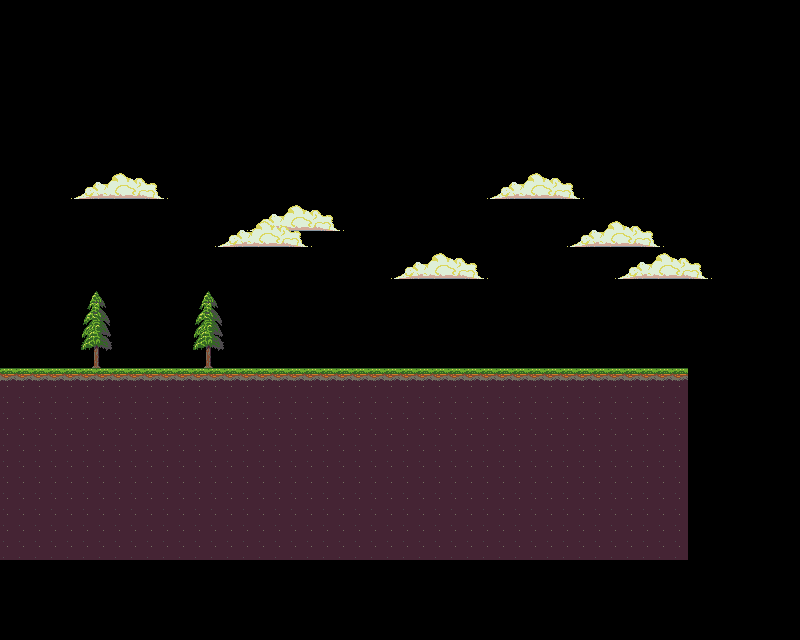

A level layout from a 2D game, rendered from its tile map. Below: a short description, then the map file with its tile-grid data intact:
An orthogonal 50x40 tile map with 16x16 px tiles, 1 tile layer (Tile Layer 1).

<map version="1.0" orientation="orthogonal" renderorder="right-down" width="50" height="40" tilewidth="16" tileheight="16" nextobjectid="1">
 <tileset firstgid="1" name="tiles" tilewidth="112" tileheight="80" tilecount="26" columns="0">
  <tile id="0">
   <image width="16" height="16" source="../tiles/images/tiles_background_clear.png" />
  </tile>
  <tile id="1">
   <image width="16" height="16" source="../tiles/images/tiles_background_detail1.png" />
  </tile>
  <tile id="2">
   <image width="16" height="16" source="../tiles/images/tiles_background_detail2.png" />
  </tile>
  <tile id="3">
   <image width="16" height="16" source="../tiles/images/tiles_background_detail3.png" />
  </tile>
  <tile id="4">
   <image width="16" height="16" source="../tiles/images/tiles_background_detail4.png" />
  </tile>
  <tile id="5">
   <image width="16" height="16" source="../tiles/images/tiles_background_nodetail.png" />
  </tile>
  <tile id="6">
   <image width="112" height="48" source="../tiles/images/tiles_cloud.png" />
  </tile>
  <tile id="7">
   <image width="16" height="16" source="../tiles/images/tiles_column_bottom.png" />
  </tile>
  <tile id="8">
   <image width="16" height="16" source="../tiles/images/tiles_column_mid.png" />
  </tile>
  <tile id="9">
   <image width="16" height="16" source="../tiles/images/tiles_column_top.png" />
  </tile>
  <tile id="10">
   <image width="16" height="16" source="../tiles/images/tiles_grass1.png" />
  </tile>
  <tile id="11">
   <image width="16" height="16" source="../tiles/images/tiles_grass2.png" />
  </tile>
  <tile id="12">
   <image width="16" height="16" source="../tiles/images/tiles_grass3.png" />
  </tile>
  <tile id="13">
   <image width="16" height="16" source="../tiles/images/tiles_grass4.png" />
  </tile>
  <tile id="14">
   <image width="16" height="16" source="../tiles/images/tiles_rock1.png" />
  </tile>
  <tile id="15">
   <image width="16" height="16" source="../tiles/images/tiles_rock2.png" />
  </tile>
  <tile id="16">
   <image width="16" height="16" source="../tiles/images/tiles_rock3.png" />
  </tile>
  <tile id="17">
   <image width="16" height="16" source="../tiles/images/tiles_rock4.png" />
  </tile>
  <tile id="18">
   <image width="16" height="16" source="../tiles/images/tiles_sky.png" />
  </tile>
  <tile id="19">
   <image width="16" height="16" source="../tiles/images/tiles_soil1.png" />
  </tile>
  <tile id="20">
   <image width="16" height="16" source="../tiles/images/tiles_soil2.png" />
  </tile>
  <tile id="21">
   <image width="16" height="16" source="../tiles/images/tiles_soil3.png" />
  </tile>
  <tile id="22">
   <image width="16" height="16" source="../tiles/images/tiles_soil4.png" />
  </tile>
  <tile id="23">
   <image width="32" height="80" source="../tiles/images/tiles_tree.png" />
  </tile>
  <tile id="24">
   <image width="16" height="16" source="../tiles/images/tiles_underground.png" />
  </tile>
  <tile id="25">
   <image width="16" height="16" source="../tiles/images/tiles_wall.png" />
  </tile>
 </tileset>
 <layer name="Tile Layer 1" width="50" height="40">
  <data encoding="csv">
0,0,0,0,0,0,0,0,0,0,0,0,0,0,0,0,0,0,0,0,0,0,0,0,0,0,0,0,0,0,0,0,0,0,0,0,0,0,0,0,0,0,0,0,0,0,0,0,0,0,
0,0,0,0,0,0,0,0,0,0,0,0,0,0,0,0,0,0,0,0,0,0,0,0,0,0,0,0,0,0,0,0,0,0,0,0,0,0,0,0,0,0,0,0,0,0,0,0,0,0,
0,0,0,0,0,0,0,0,0,0,0,0,0,0,0,0,0,0,0,0,0,0,0,0,0,0,0,0,0,0,0,0,0,0,0,0,0,0,0,0,0,0,0,0,0,0,0,0,0,0,
0,0,0,0,0,0,0,0,0,0,0,0,0,0,0,0,0,0,0,0,0,0,0,0,0,0,0,0,0,0,0,0,0,0,0,0,0,0,0,0,0,0,0,0,0,0,0,0,0,0,
0,0,0,0,0,0,0,0,0,0,0,0,0,0,0,0,0,0,0,0,0,0,0,0,0,0,0,0,0,0,0,0,0,0,0,0,0,0,0,0,0,0,0,0,0,0,0,0,0,0,
0,0,0,0,0,0,0,0,0,0,0,0,0,0,0,0,0,0,0,0,0,0,0,0,0,0,0,0,0,0,0,0,0,0,0,0,0,0,0,0,0,0,0,0,0,0,0,0,0,0,
0,0,0,0,0,0,0,0,0,0,0,0,0,0,0,0,0,0,0,0,0,0,0,0,0,0,0,0,0,0,0,0,0,0,0,0,0,0,0,0,0,0,0,0,0,0,0,0,0,0,
0,0,0,0,0,0,0,0,0,0,0,0,0,0,0,0,0,0,0,0,0,0,0,0,0,0,0,0,0,0,0,0,0,0,0,0,0,0,0,0,0,0,0,0,0,0,0,0,0,0,
0,0,0,0,0,0,0,0,0,0,0,0,0,0,0,0,0,0,0,0,0,0,0,0,0,0,0,0,0,0,0,0,0,0,0,0,0,0,0,0,0,0,0,0,0,0,0,0,0,0,
0,0,0,0,0,0,0,0,0,0,0,0,0,0,0,0,0,0,0,0,0,0,0,0,0,0,0,0,0,0,0,0,0,0,0,0,0,0,0,0,0,0,0,0,0,0,0,0,0,0,
0,0,0,0,0,0,0,0,0,0,0,0,0,0,0,0,0,0,0,0,0,0,0,0,0,0,0,0,0,0,0,0,0,0,0,0,0,0,0,0,0,0,0,0,0,0,0,0,0,0,
0,0,0,0,0,0,0,0,0,0,0,0,0,0,0,0,0,0,0,0,0,0,0,0,0,0,0,0,0,0,0,0,0,0,0,0,0,0,0,0,0,0,0,0,0,0,0,0,0,0,
0,0,0,0,7,0,0,0,0,0,0,0,0,0,0,0,0,0,0,0,0,0,0,0,0,0,0,0,0,0,7,0,0,0,0,0,0,0,0,0,0,0,0,0,0,0,0,0,0,0,
0,0,0,0,0,0,0,0,0,0,0,0,0,0,0,0,0,0,0,0,0,0,0,0,0,0,0,0,0,0,0,0,0,0,0,0,0,0,0,0,0,0,0,0,0,0,0,0,0,0,
0,0,0,0,0,0,0,0,0,0,0,0,0,0,0,7,0,0,0,0,0,0,0,0,0,0,0,0,0,0,0,0,0,0,0,0,0,0,0,0,0,0,0,0,0,0,0,0,0,0,
0,0,0,0,0,0,0,0,0,0,0,0,0,7,0,0,0,0,0,0,0,0,0,0,0,0,0,0,0,0,0,0,0,0,0,7,0,0,0,0,0,0,0,0,0,0,0,0,0,0,
0,0,0,0,0,0,0,0,0,0,0,0,0,0,0,0,0,0,0,0,0,0,0,0,0,0,0,0,0,0,0,0,0,0,0,0,0,0,0,0,0,0,0,0,0,0,0,0,0,0,
0,0,0,0,0,0,0,0,0,0,0,0,0,0,0,0,0,0,0,0,0,0,0,0,7,0,0,0,0,0,0,0,0,0,0,0,0,0,7,0,0,0,0,0,0,0,0,0,0,0,
0,0,0,0,0,0,0,0,0,0,0,0,0,0,0,0,0,0,0,0,0,0,0,0,0,0,0,0,0,0,0,0,0,0,0,0,0,0,0,0,0,0,0,0,0,0,0,0,0,0,
0,0,0,0,0,0,0,0,0,0,0,0,0,0,0,0,0,0,0,0,0,0,0,0,0,0,0,0,0,0,0,0,0,0,0,0,0,0,0,0,0,0,0,0,0,0,0,0,0,0,
0,0,0,0,0,0,0,0,0,0,0,0,0,0,0,0,0,0,0,0,0,0,0,0,0,0,0,0,0,0,0,0,0,0,0,0,0,0,0,0,0,0,0,0,0,0,0,0,0,0,
0,0,0,0,0,0,0,0,0,0,0,0,0,0,0,0,0,0,0,0,0,0,0,0,0,0,0,0,0,0,0,0,0,0,0,0,0,0,0,0,0,0,0,0,0,0,0,0,0,0,
0,0,0,0,0,24,0,0,0,0,0,0,24,0,0,0,0,0,0,0,0,0,0,0,0,0,0,0,0,0,0,0,0,0,0,0,0,0,0,0,0,0,0,0,0,0,0,0,0,0,
11,11,11,11,11,11,11,11,11,11,11,11,11,11,11,11,11,11,11,11,11,11,11,11,11,11,11,11,11,11,11,11,11,11,11,11,11,11,11,11,11,11,11,0,0,0,0,0,0,0,
18,18,18,18,18,18,18,18,18,18,18,18,18,18,18,18,18,18,18,18,18,18,18,18,18,18,18,18,18,18,18,18,18,18,18,18,18,18,18,18,18,18,18,0,0,0,0,0,0,0,
18,18,18,18,18,18,18,18,18,18,18,18,18,18,18,18,18,18,18,18,18,18,18,18,18,18,18,18,18,18,18,18,18,18,18,18,18,18,18,18,18,18,18,0,0,0,0,0,0,0,
18,18,18,18,18,18,18,18,18,18,18,18,18,18,18,18,18,18,18,18,18,18,18,18,18,18,18,18,18,18,18,18,18,18,18,18,18,18,18,18,18,18,18,0,0,0,0,0,0,0,
18,18,18,18,18,18,18,18,18,18,18,18,18,18,18,18,18,18,18,18,18,18,18,18,18,18,18,18,18,18,18,18,18,18,18,18,18,18,18,18,18,18,18,0,0,0,0,0,0,0,
18,18,18,18,18,18,18,18,18,18,18,18,18,18,18,18,18,18,18,18,18,18,18,18,18,18,18,18,18,18,18,18,18,18,18,18,18,18,18,18,18,18,18,0,0,0,0,0,0,0,
18,18,18,18,18,18,18,18,18,18,18,18,18,18,18,18,18,18,18,18,18,18,18,18,18,18,18,18,18,18,18,18,18,18,18,18,18,18,18,18,18,18,18,0,0,0,0,0,0,0,
18,18,18,18,18,18,18,18,18,18,18,18,18,18,18,18,18,18,18,18,18,18,18,18,18,18,18,18,18,18,18,18,18,18,18,18,18,18,18,18,18,18,18,0,0,0,0,0,0,0,
18,18,18,18,18,18,18,18,18,18,18,18,18,18,18,18,18,18,18,18,18,18,18,18,18,18,18,18,18,18,18,18,18,18,18,18,18,18,18,18,18,18,18,0,0,0,0,0,0,0,
18,18,18,18,18,18,18,18,18,18,18,18,18,18,18,18,18,18,18,18,18,18,18,18,18,18,18,18,18,18,18,18,18,18,18,18,18,18,18,18,18,18,18,0,0,0,0,0,0,0,
18,18,18,18,18,18,18,18,18,18,18,18,18,18,18,18,18,18,18,18,18,18,18,18,18,18,18,18,18,18,18,18,18,18,18,18,18,18,18,18,18,18,18,0,0,0,0,0,0,0,
18,18,18,18,18,18,18,18,18,18,18,18,18,18,18,18,18,18,18,18,18,18,18,18,18,18,18,18,18,18,18,18,18,18,18,18,18,18,18,18,18,18,18,0,0,0,0,0,0,0,
0,0,0,0,0,0,0,0,0,0,0,0,0,0,0,0,0,0,0,0,0,0,0,0,0,0,0,0,0,0,0,0,0,0,0,0,0,0,0,0,0,0,0,0,0,0,0,0,0,0,
0,0,0,0,0,0,0,0,0,0,0,0,0,0,0,0,0,0,0,0,0,0,0,0,0,0,0,0,0,0,0,0,0,0,0,0,0,0,0,0,0,0,0,0,0,0,0,0,0,0,
0,0,0,0,0,0,0,0,0,0,0,0,0,0,0,0,0,0,0,0,0,0,0,0,0,0,0,0,0,0,0,0,0,0,0,0,0,0,0,0,0,0,0,0,0,0,0,0,0,0,
0,0,0,0,0,0,0,0,0,0,0,0,0,0,0,0,0,0,0,0,0,0,0,0,0,0,0,0,0,0,0,0,0,0,0,0,0,0,0,0,0,0,0,0,0,0,0,0,0,0,
0,0,0,0,0,0,0,0,0,0,0,0,0,0,0,0,0,0,0,0,0,0,0,0,0,0,0,0,0,0,0,0,0,0,0,0,0,0,0,0,0,0,0,0,0,0,0,0,0,0
</data>
 </layer>
</map>